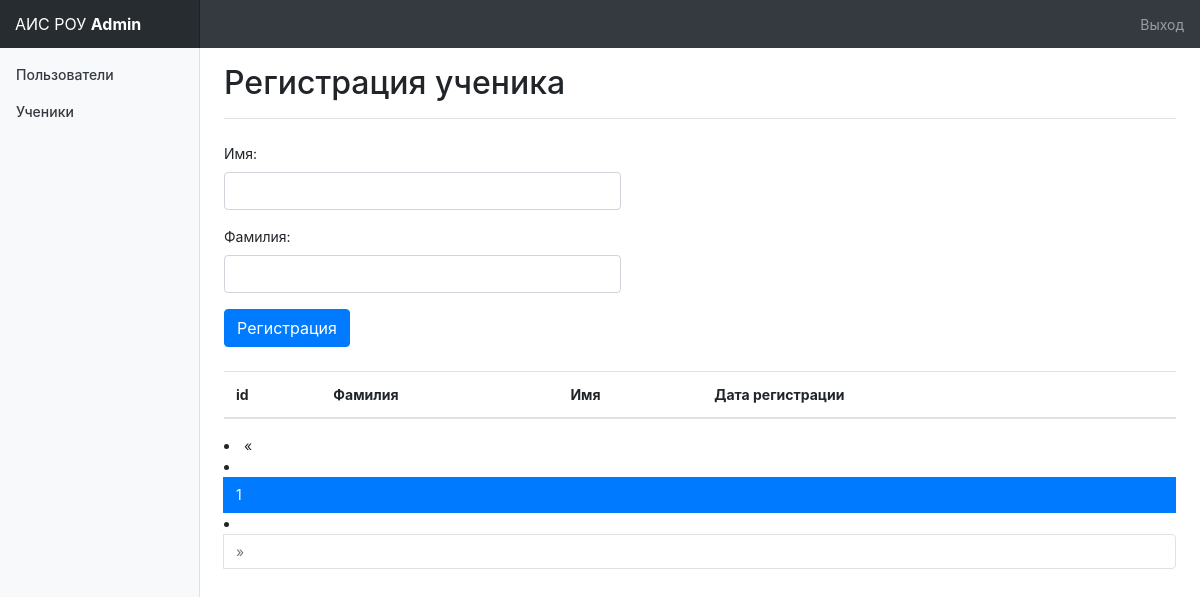
Before: /admin_panel/pupils_registration/ (signed in) with the older database file.
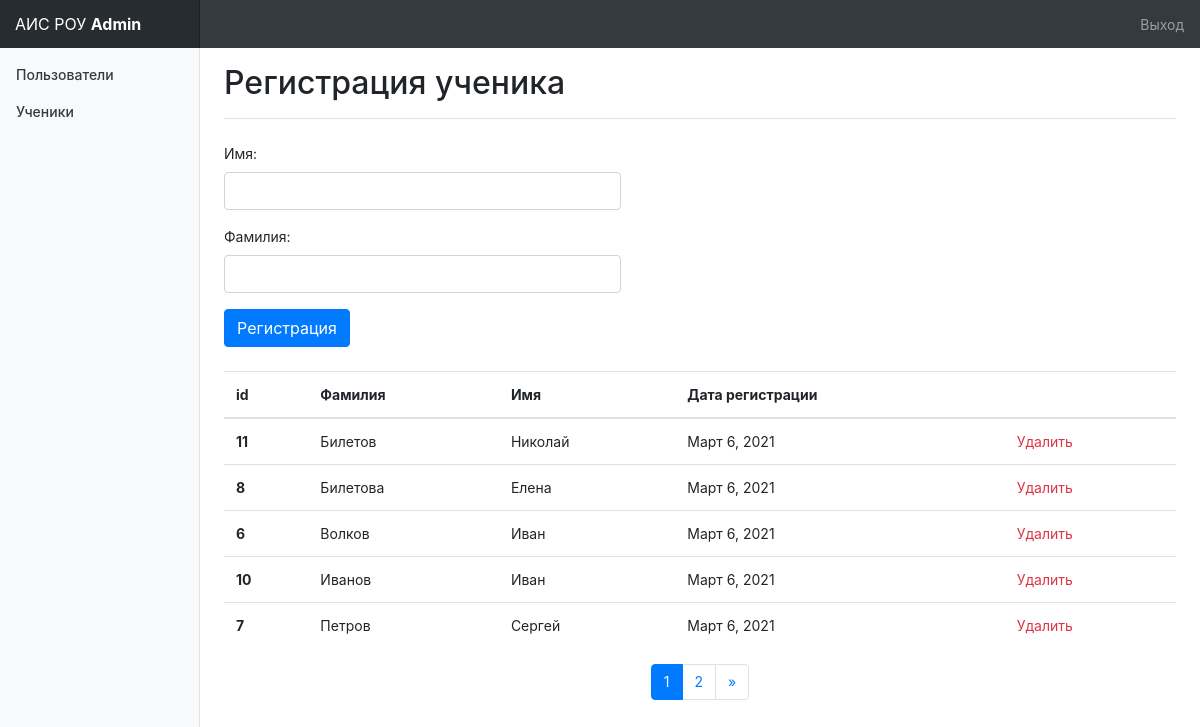
After: the same page with the newer database file.
### admin_panel/models.py (models this page shows, shortened)
class Pupil(models.Model):
    last_name = models.CharField('Фамилия', max_length=50)
    first_name = models.CharField('Имя', max_length=50)
    date = models.DateField('Дата', default=datetime.now)
    class Meta:
        verbose_name = 'Ученик'
        verbose_name_plural = 'Ученики'

### admin_panel/views.py (the view)
# urls.py: path('pupils_registration/', views.pupils, name='pupils'),
def pupils(request):
    list_pupils = Pupil.objects.all().order_by('last_name')
    paginator = Paginator(list_pupils, 5)
    page = request.GET.get('page')
    page_obj = paginator.get_page(page)
    try:
        contacts = paginator.page(page)
    except PageNotAnInteger:
        contacts = paginator.page(1)
    except EmptyPage:
        contacts = paginator.page(paginator.num_pages)
    if request.user.is_staff:
        if request.method == "POST":
            pupil_form = PupilRegistrationForm(request.POST)
            if pupil_form.is_valid():
                new_pupil = pupil_form.save(commit=False)
                new_pupil.save()
                new_pupil_form = PupilRegistrationForm()
                return render(request, 'admin_panel/pupils_registration.html', {'new_pupil': new_pupil, 'pupil_registration_form': new_pupil_form, 'pupils': list_pupils})
        else:
            pupil_form = PupilRegistrationForm()
        return render(request, 'admin_panel/pupils_registration.html', {'pupil_registration_form': pupil_form, 'pupils': list_pupils, "contacts": contacts, 'page_obj': page_obj})
    else:
        return redirect('/')

### admin_panel/forms.py
class PupilRegistrationForm(forms.ModelForm):
    def __init__(self, *args, **kwargs):
        super(PupilRegistrationForm, self).__init__(*args, **kwargs)
        for field in iter(self.fields):
            self.fields[field].widget.attrs.update({
                'class': 'form-control col-md-5'
        })
    class Meta:
        model = Pupil
        fields = ('first_name', 'last_name')

### templates/admin_panel/pupils_registration.html (shortened to what this page needs)
{% extends 'admin_panel/base_admin.html' %}
{% block content%}
    <div class="d-flex justify-content-between flex-wrap flex-md-nowrap align-items-center pb-2 mb-3 border-bottom">
        <h1 class="h2">Регистрация ученика</h1>
    </div>
    <div class="form-group">
        <form method="post" class="my-4 chartjs-render-monitor">
                {{ pupil_registration_form.as_p }}
                <p><input class="btn btn-primary" type="submit" value="Регистрация"></p>
        </form>
    </div>
    <table class="table">
      <thead>
        <tr>
          <th scope="col">id</th>
          <th scope="col">Фамилия</th>
          <th scope="col">Имя</th>
          <th scope="col">Дата регистрации</th>
          <th scope="col"></th>
        </tr>
      </thead>
      <tbody>
            {% for pupil in page_obj%}
            <tr>
              <th scope="row">{{pupil.id}}</th>
              <td>{{pupil.last_name}}</td>
              <td>{{pupil.first_name}}</td>
              <td>{{pupil.date}}</td>
              <td><a class="text-danger" href="delete/{{pupil.id}}">Удалить</a></td>
            </tr>
            {% endfor %}
      </tbody>
    </table>
    {% if contacts.has_other_pages %}
    <nav aria-label="Page navigation">
      <ul class="pagination justify-content-center">
        {% else %}
            <li class="page-item disabled"><span>&laquo;</span></li>
        {% endif %}
        {% for i in contacts.paginator.page_range %}
            {% if contacts.number == i %}
                <li class="page-item active"><span class="page-link">{{ i }} <span class="sr-only">(current)</span></span></li>
            {% else %}
                <li class="page-item"><a class="page-link" href="?page={{ i }}">{{ i }}</a></li>
            {% endif %}
        {% endfor %}
        {% if contacts.has_next %}
          <li class="page-item"><a class="page-link" href="?page={{ contacts.next_page_number }}">&raquo;</a></li>
        {% else %}
          <li class="page-item disabled"><span class="page-link">&raquo;</span></li>
        {% endif %}
      </ul>
    </nav>
{% endblock %}

### templates/admin_panel/base_admin.html (shortened to what this page needs)
<!DOCTYPE html>
{% load static %}
<html lang="en">
<head>
    <link rel="stylesheet" href="https://stackpath.bootstrapcdn.com/bootstrap/4.3.1/css/bootstrap.min.css">
    <link rel="stylesheet" href="{% static 'css/dashboard.css' %}" />
<body>
<nav class="navbar navbar-dark sticky-top bg-dark flex-md-nowrap p-0">
    <a class="navbar-brand col-sm-3 col-md-2" href="/">АИС РОУ <b>Admin</b></a>
    <ul class="navbar-nav px-3">
              <li class="nav-item text-nowrap">
                {% if user.is_authenticated %}
                    <a class="nav-link" href="{% url 'logout' %}?next=/">
                         Выход
                    </a>
                {% else %}
                    <a class="nav-link" href="{% url 'login' %}?next={{request.path}}">
                        Вход
                    </a>
                {% endif %}
              </li>
      </ul>
</nav>
<div class="container-fluid">
      <div class="row">
        <nav class="col-md-2 d-none d-md-block bg-light sidebar">
          <div class="sidebar-sticky">
            <ul class="nav flex-column">
              <li class="nav-item">
                  <a class="nav-link text-dark" href="{% url 'users' %}">
                         Пользователи
                  </a>
                  <a class="nav-link text-dark" href="{% url 'pupils' %}">
                         Ученики
                  </a>
              </li>
            </ul>
          </div>
        </nav>
        <main role="main" class="col-md-9 ml-sm-auto col-lg-10 pt-3 px-4">
            {% block content %}{% endblock %}
        </main>
    </div>
</div>
</body>
</html>

### static/css/dashboard.css (style rules this page uses)
body { font-size: .875rem; }
.sidebar { position: fixed; top: 0; bottom: 0; left: 0; z-index: 100; padding: 0; box-shadow: inset -1px 0 0 rgba(0, 0, 0, .1); }
.sidebar-sticky { position: -webkit-sticky; position: sticky; top: 48px; height: calc(100vh - 48px); padding-top: .5rem; overflow-x: hidden; overflow-y: auto; }
.sidebar .nav-link { font-weight: 500; color: #333; }
.navbar-brand { padding-top: .75rem; padding-bottom: .75rem; font-size: 1rem; background-color: rgba(0, 0, 0, .25); box-shadow: inset -1px 0 0 rgba(0, 0, 0, .25); }
.border-bottom { border-bottom: 1px solid #e5e5e5; }

Changed rows visible on the page:
added Pupil: id "11", last_name "Билетов", first_name "Николай", date "Март 6, 2021"
added Pupil: id "8", last_name "Билетова", first_name "Елена", date "Март 6, 2021"
added Pupil: id "6", last_name "Волков", first_name "Иван", date "Март 6, 2021"
added Pupil: id "10", last_name "Иванов", first_name "Иван", date "Март 6, 2021"
added Pupil: id "7", last_name "Петров", first_name "Сергей", date "Март 6, 2021"
Other visible differences:
new list line: "2"
